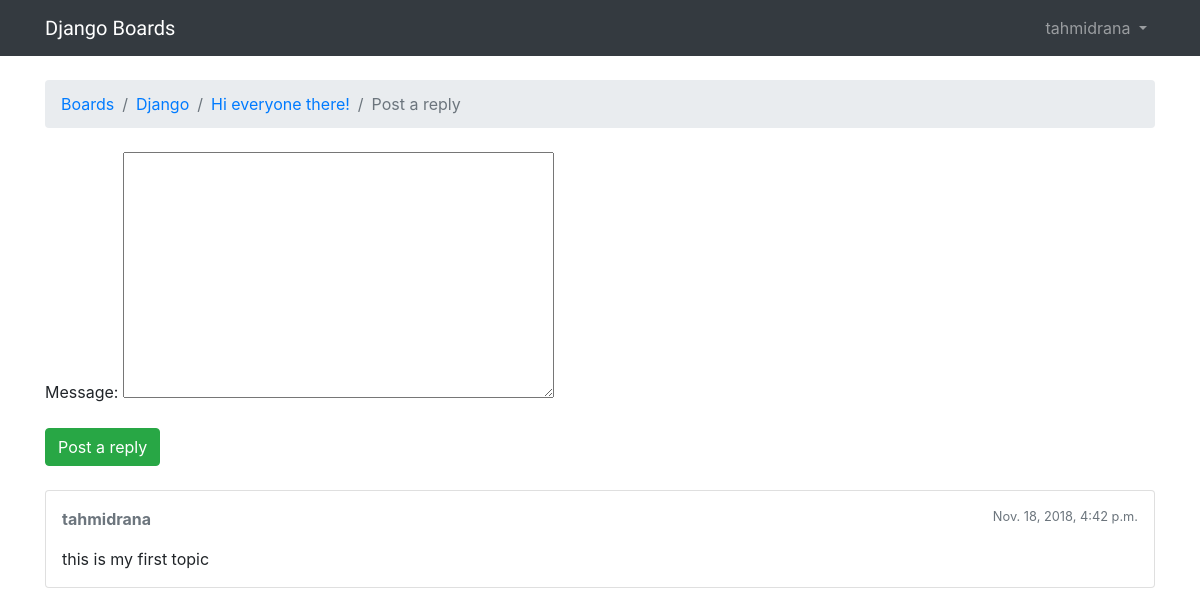
Page /boards/1/topics/1/reply/ (signed in) on the earlier database version.
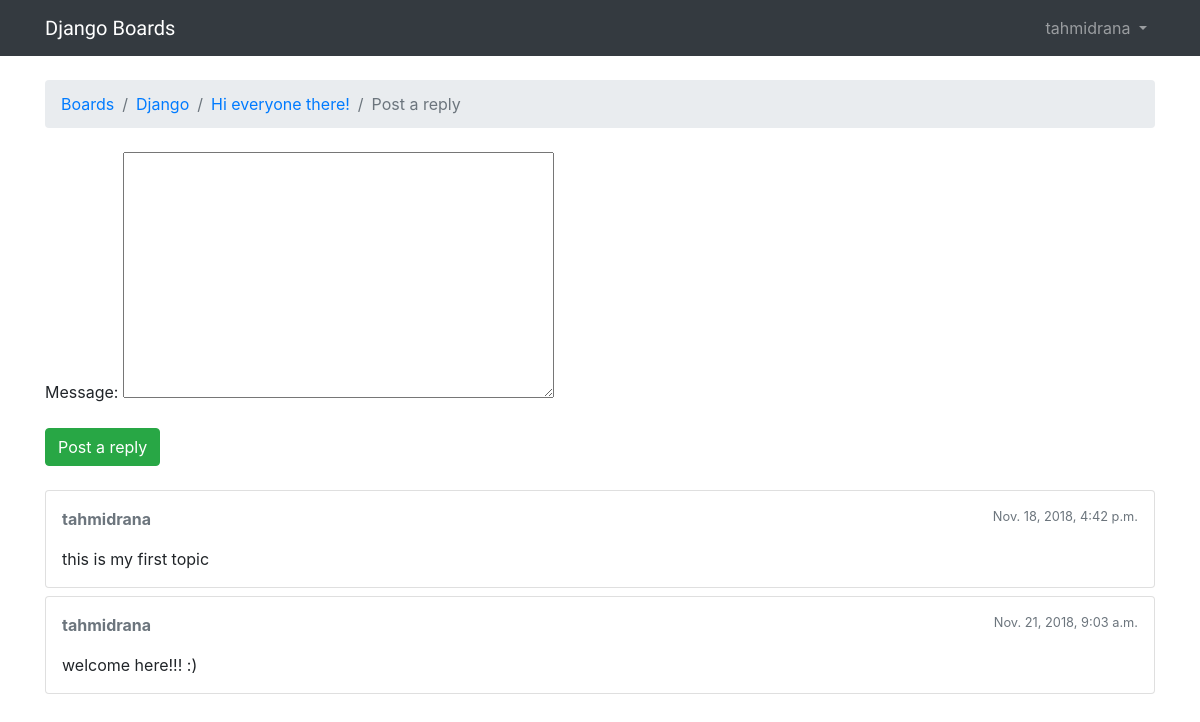
Same page on the later database version.
### boards/models.py (models this page shows, shortened)
class Post(models.Model):
    message = models.TextField(max_length=4000)
    topic = models.ForeignKey(
        Topic, on_delete=models.CASCADE, related_name='posts')
    created_at = models.DateTimeField(auto_now_add=True)
    updated_at = models.DateTimeField(null=True)
    created_by = models.ForeignKey(
        User, on_delete=models.CASCADE, related_name='posts')
    updated_by = models.ForeignKey(
        User, null=True, on_delete=models.CASCADE, related_name='+')

### boards/views.py (the view)
@login_required
def reply_topic(request, pk, topic_pk):
    topic = get_object_or_404(Topic, pk=topic_pk, board__pk=pk)
    if request.method == 'POST':
        form = PostForm(request.POST)
        post = form.save(commit=False)
        post.topic = topic
        post.created_by = request.user
        post.save()
        return redirect('topic_posts', pk=pk, topic_pk=topic_pk)
    else:
        form = PostForm()
    return render(request, 'reply_topic.html', {'topic': topic, 'form': form})

### boards/forms.py
class PostForm(forms.ModelForm):
    class Meta:
        model = Post
        fields = ['message', ]

### templates/reply_topic.html (shortened to what this page needs)
{% extends 'base.html' %}
{% load static %}
{% block breadcrumb %}
<li class="breadcrumb-item"><a href="{% url 'home' %}">Boards</a></li>
<li class="breadcrumb-item"><a href="{% url 'board_topics' topic.board.pk %}">{{ topic.board.name }}</a></li>
<li class="breadcrumb-item"><a href="{% url 'topic_posts' topic.board.pk topic.pk %}">{{ topic.subject }}</a></li>
<li class="breadcrumb-item active">Post a reply</li>
{% endblock %}
{% block content %}
<form method="post" class="mb-4">
    {{ form.as_p }}
    <button type="submit" class="btn btn-success">Post a reply</button>
</form>
{% for post in topic.posts.all %}
<div class="card mb-2">
    <div class="card-body p-3">
        <div class="row mb-3">
            <div class="col-6">
                <strong class="text-muted">{{ post.created_by.username }}</strong>
            </div>
            <div class="col-6 text-right">
                <small class="text-muted">{{ post.created_at }}</small>
            </div>
        </div>
        {{ post.message }}
    </div>
</div>
{% endfor %}
{% endblock %}

Differences in the rows shown:
added Post: created_by.username "tahmidrana", created_at "Nov. 21, 2018, 9:03 a.m.", message "welcome here!!! :)"
